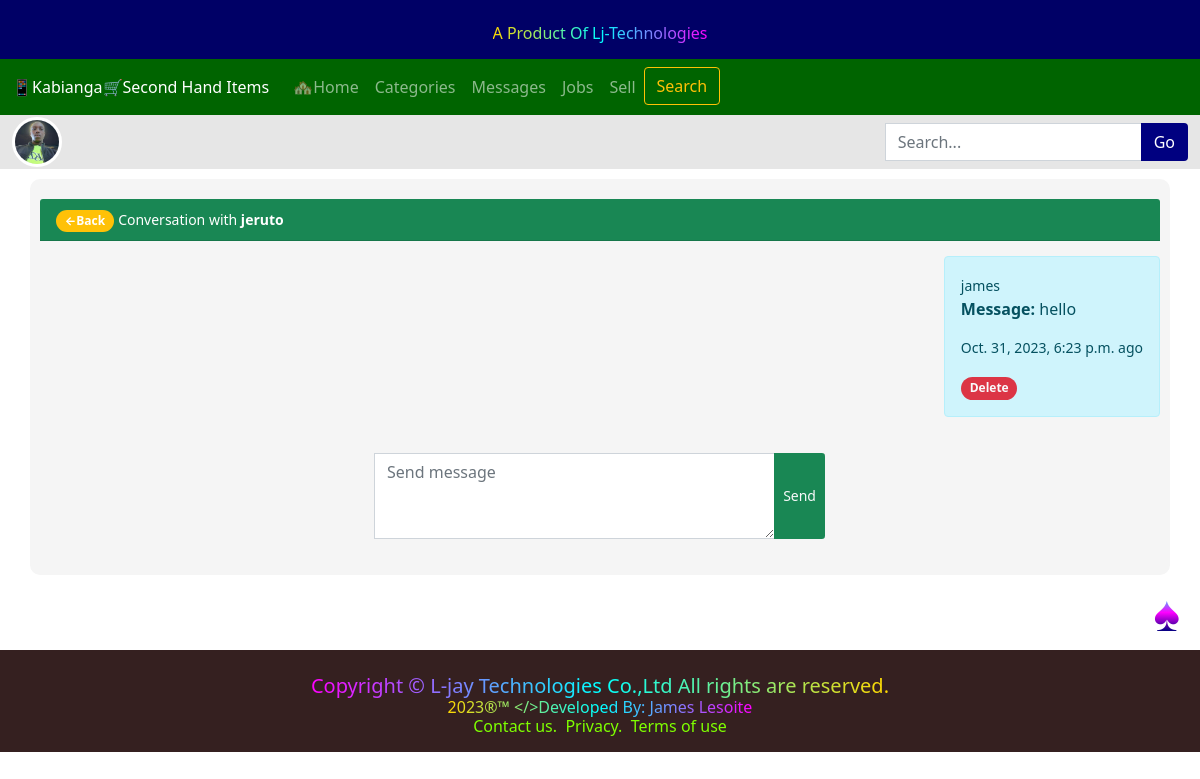
Screenshot of /conversation/38/ (signed in) with the database file from the repository.
### shop/models.py (models this page shows, shortened)
class Conversation(models.Model):
    user1 = models.ForeignKey(User, null=True, blank=True, on_delete=models.CASCADE, related_name='conversation_with_user1')
    user2 = models.ForeignKey(User, null=True, blank=True, on_delete=models.CASCADE, related_name='conversation_with_user2')

class Message(models.Model):
    sender = models.ForeignKey(User, blank=False, null=True, on_delete=models.CASCADE,related_name = 'sent_message')
    receiver = models.ForeignKey(User, blank=False, null=True, on_delete=models.CASCADE,related_name = 'recieved_message')
    product = models.ForeignKey(Product,null=True, blank=True, on_delete=models.SET_NULL)
    content = models.TextField()
    Timesent = models.DateTimeField(auto_now_add=True)
    status = models.BooleanField(default=False)

### shop/views.py (the view)
# urls.py: path('conversation/<int:conversation_id>/',views.conversation,name='conversation'),
@login_required
def conversation(request, conversation_id):
    user = request.user
    conversations = get_object_or_404(Conversation, id=conversation_id)
    messages = Message.objects.filter(sender=user, receiver=conversations.user1) | Message.objects.filter(sender=user, receiver=conversations.user2) | Message.objects.filter(receiver=user,sender =conversations.user1) | Message.objects.filter(receiver=user,sender =conversations.user2)
    messages = messages.order_by('Timesent')
    if request.method == 'POST':
        form = msgForm(request.POST)
        if form.is_valid():
            msg = form.save(commit=False)
            if request.POST['message'] == "":
                return redirect(request.META.get("HTTP_REFERER"))
            else:
                msg.sender = user
                if Message.sender == conversations.user1:
                    if conversation.user1 == user:
                        Receiver = conversations.user2
                        msg.receiver = Receiver
                        msg.content = request.POST['message']
                        msg.save()
                        return redirect('sent_messages')
                    else:
                        Receiver = conversations.user1
                        msg.receiver = Receiver
                        msg.content = request.POST['message']
                        msg.save()
                        return redirect('sent_messages')
                else:
                    Receiver = conversations.user1
                    msg.receiver = Receiver
                    msg.content = request.POST['message']
                    msg.save()
                    return redirect('sent_messages')
    else:
        form = msgForm()
    context = {
        'user':user,
        'conversations':conversations,
        'messages':messages,
        'form':form
    }
    return render(request, 'conversation_list.html', context)

### shop/forms.py
class msgForm(forms.ModelForm):
    class Meta:
        model = Message
        fields = []

### shop/templates/conversation_list.html (shortened to what this page needs)
{% extends 'base.html' %}
{% load static %}
{% block content %}
<div class="container" style="margin-top: 10px;padding: 20px 10px; background-color: whitesmoke; border-radius: 10px">
        {% if conversations.user1 == user %}
            {% if conversations.user2 == user %}
            <div class="card-header bg-success" style="margin-bottom: 15px;color: white;">
                <a href="{%url 'user_messages' %}" class="btn badge rounded-pill bg-warning">&larr;Back</a>
                <small>Conversation with <strong>Youself</strong></small>
            </div>
            {% else %}
            <div class="card-header bg-success" style="margin-bottom: 15px;color: white;">
                <a href="{%url 'user_messages' %}" class="btn badge rounded-pill bg-warning">&larr;Back</a>
                <small>Conversation with <strong>{{conversations.user2}}</strong></small>
            </div>
            {% endif %}
        {% else %}
            <div class="card-header bg-success" style="margin-bottom: 15px;color: white;">
                <a href="{%url 'user_messages' %}" class="btn badge rounded-pill bg-warning">&larr;Back</a>
                <small>Conversation with <strong>{{conversations.user1}}</strong></small>
            </div>
        {% endif %}
    {% for message in messages %}
            {% if message.sender == user %}
                <div class="d-flex flex-row-reverse">
                    <div class="alert alert-info" style="margin-left: 25px;">
                        <small>{{message.sender}}</small>
                        <p><strong>Message: </strong>{{message.content}} </p>
                        <small><p>{{message.Timesent}} ago</p></small>
                        <a href="{% url 'deletemsg' message.id %}" class="btn badge text-light rounded-pill bg-danger">Delete</a>
                    </div>
                </div>
            {% endif %}
    {% endfor %}
    {% if form %}
        <form action="" method="post">
            <div class="input-group mb-3" style="max-width: 450px;margin: 20px auto;">
            <textarea cols="30" rows="3" name="message" class="form-control" placeholder="Send message"></textarea>
            <input class="btn btn-sm text-light bg-success" type="submit" value="Send">
            </div>
        </form>
    {% endif %}
</div>
{% endblock %}

### rows the page displays
Conversation: user2 "jeruto"
Message: sender "james", content "hello", Timesent "Oct. 31, 2023, 6:23 p.m."
